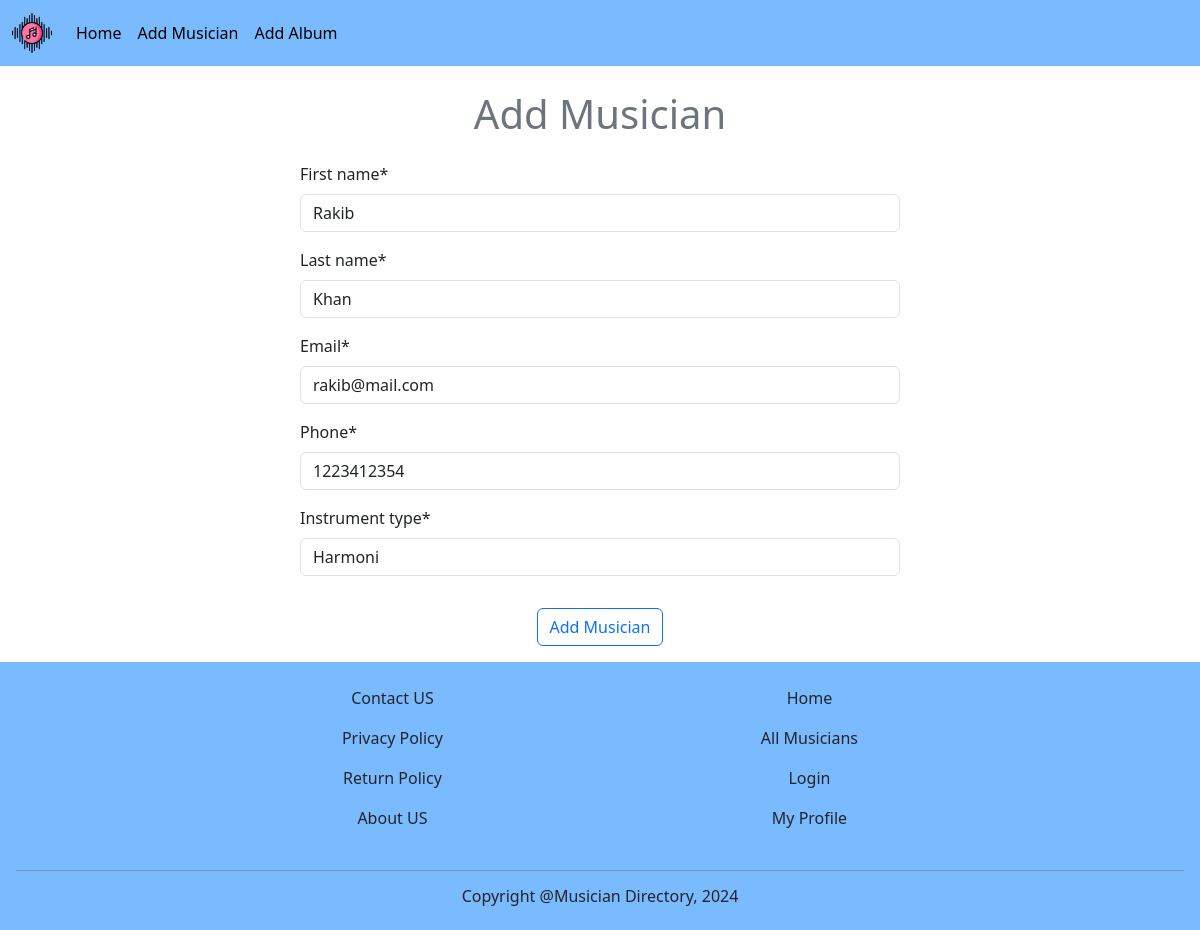
The app's page /musician/edit/3 with its own data.
### musician/models.py (models this page shows, shortened)
class MusicianModel(models.Model):
    first_name = models.CharField(max_length=15)
    last_name = models.CharField(max_length=15)
    email = models.EmailField()
    phone = models.CharField(max_length=16)
    instrument_type = models.CharField(max_length=30)

### musician/views.py (the view)
# urls.py: path('edit/<int:id>', views.edit_musician, name='edit_musician'),
def edit_musician(request, id):
    m = MusicianModel.objects.get(pk = id)
    form = MusicianForm(instance=m)
    if request.method == 'POST':
        form = MusicianForm(request.POST, instance=m)
        if form.is_valid():
            form.save()
            return redirect('home')
    return render(request, 'musician/add_musician.html', {'form' : form})

### musician/forms.py
class MusicianForm(forms.ModelForm):
    class Meta:
        model = MusicianModel
        fields = "__all__"

### musician/templates/musician/add_musician.html (shortened to what this page needs)
{% extends "base.html" %}
{% load crispy_forms_tags %}
{% block content %}
<h1 class="text-center text-secondary m-4">Add Musician</h1>
<form method="post" style="width: 50%; margin: auto;">
    {{ form | crispy }}
    <div class="d-flex justify-content-center p-3">
        <input type="submit" value="Add Musician" class="btn btn-outline-primary">
    </div>
</form>
{% endblock content %}

### records on screen
MusicianModel: first_name "Rakib", last_name "Khan", email "rakib@mail.com", phone "1223412354", instrument_type "Harmoni"
